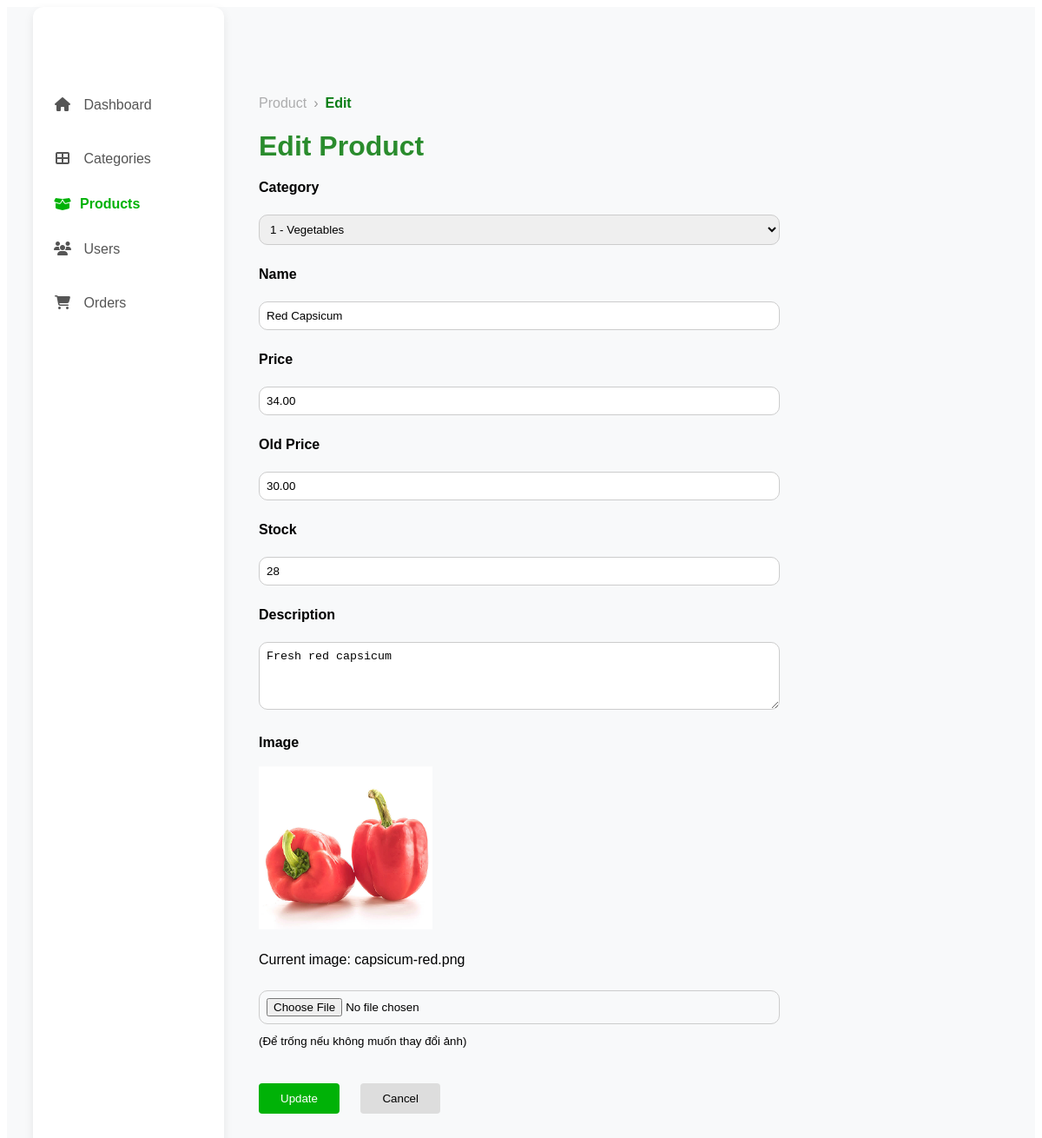
Page /Admin/product_edit.php?id=1 (signed in) on the committed database.
### tables this page shows
CREATE TABLE `products` (
  `id` int(11) NOT NULL,
  `category_id` int(11) DEFAULT NULL,
  `name` varchar(255) NOT NULL,
  `price` decimal(10,2) NOT NULL,
  `image` varchar(255) DEFAULT NULL,
  `description` text DEFAULT NULL,
  `old_price` decimal(10,2) DEFAULT NULL,
  `stock` int(11) DEFAULT 0
);

CREATE TABLE `categories` (
  `id` int(11) NOT NULL,
  `name` varchar(255) NOT NULL,
  `image` varchar(255) DEFAULT NULL
);

### Admin/product_edit.php (the view, shortened to what this page needs)
<?php
include 'includes/header.php';
$product_id = isset($_GET['id']) ? intval($_GET['id']) : 0;
$productStmt = $conn->prepare("SELECT * FROM products WHERE id = ?");
$productStmt->bind_param("i", $product_id);
$productStmt->execute();
$product = $productStmt->get_result()->fetch_assoc();
$categoryResult = $conn->query("SELECT id, name FROM categories");
?>
<main class="main-content-add">
    <nav class="breadcrumb">
      <a href="product.php">Product</a>
      <span class="separator">›</span>
      <span class="current">Edit</span>
    </nav>
    <h1>Edit Product</h1>
  <form action="" method="POST" enctype="multipart/form-data">
    <label>Category</label>
    <select name="category_id" required>
      <?php while ($row = $categoryResult->fetch_assoc()): ?>
        <option value="<?= $row['id'] ?>" <?= ($product['category_id'] == $row['id']) ? 'selected' : '' ?>>
          <?= $row['id'] . ' - ' . $row['name'] ?>
        </option>
      <?php endwhile; ?>
    </select>
    <label>Name</label>
    <input type="text" name="name" value="<?= htmlspecialchars($product['name']) ?>" required>
    <label>Price</label>
    <input type="number" name="price" step="0.01" value="<?= $product['price'] ?>" required>
    <label>Old Price</label>
    <input type="number" name="old_price" step="0.01" value="<?= $product['old_price'] ?>" required>
    <label>Stock</label>
    <input type="number" name="stock" value="<?= $product['stock'] ?>" required>
    <label>Description</label>
    <textarea name="description" rows="4" required><?= htmlspecialchars($product['description']) ?></textarea>
    <label>Image</label>
    <?php if ($product['image']): ?>
      <div style="margin: 10px 0;">
        <img src="uploads/<?= htmlspecialchars($product['image']) ?>" alt="Current image" style="max-width: 200px;">
        <p>Current image: <?= htmlspecialchars($product['image']) ?></p>
      </div>
    <?php endif; ?>
    <input type="file" name="image" accept="image/*">
    <small>(Để trống nếu không muốn thay đổi ảnh)</small>
    <div class="form-actions">
        <button type="submit" class="btn-create">Update</button>
        <button type="button" class="btn-cancel" onclick="window.location.href='product.php'">Cancel</button>
      </div>
  </form>
</main>
<?php
include 'includes/footer.php';
?>

### Admin/assets/style.css (style rules this page uses)
.main-content-add { padding: 40px; flex: 1; }
.breadcrumb { display: flex; align-items: center; font-size: 16px; font-weight: 500; padding: 62px 0; color: #555; }
.breadcrumb a { text-decoration: none; color: #adadae; transition: color 0.2s; }
.breadcrumb .separator { margin: 0 8px; color: #999; }
.breadcrumb .current { color: #0a7d14; font-weight: bold; }
.form-actions { margin-top: 20px; }
.form-actions button { padding: 10px 25px; margin-right: 10px; border: none; border-radius: 4px; cursor: pointer; }
.btn-create { background-color: #00b207; color: white; }
.btn-another, .btn-cancel { background-color: #f1f1f1; }

### Admin/product_edit.php (style rules this page uses)
h1 { margin: -40px 0 20px; color:rgb(42, 140, 45); }
form { max-width: 600px; }
label { display: block; margin-top: 15px; margin-bottom: 12px; font-weight: bold; }
input, select, textarea { width: 100%; padding: 8px; margin-top: 10px; margin-bottom: 10px; border-radius: 10px; border: 1px solid #ccc; box-sizing: border-box; }
.btn-submit, .btn-cancel { padding: 10px 20px; border: none; border-radius: 5px; margin-top: 20px; cursor: pointer; }
.main-content-add { padding: 40px; flex: 1; }
.btn-cancel { background-color: #ddd; text-decoration: none; color: black; margin-left: 10px; }

### rows in the picture
products: category_id "1 - Vegetables", name "Red Capsicum", price "34.00", old_price "30.00", stock "28", description "Fresh red capsicum", image (picture), image "capsicum-red.png"

### other values in the picture
$menu['name'] "Dashboard"
$menu['name'] "Categories"
$menu['name'] "Products"
$menu['name'] "Users"
$menu['name'] "Orders"
